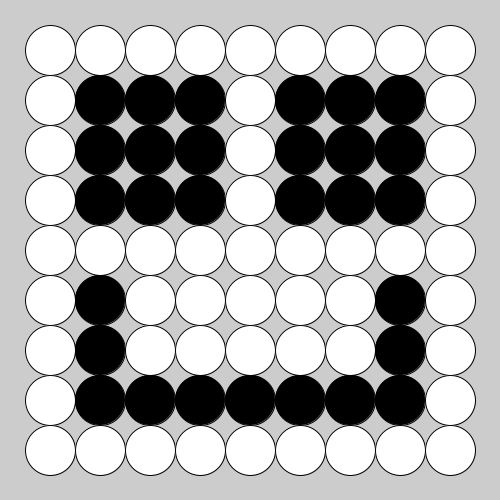
Frame 1 (no input)
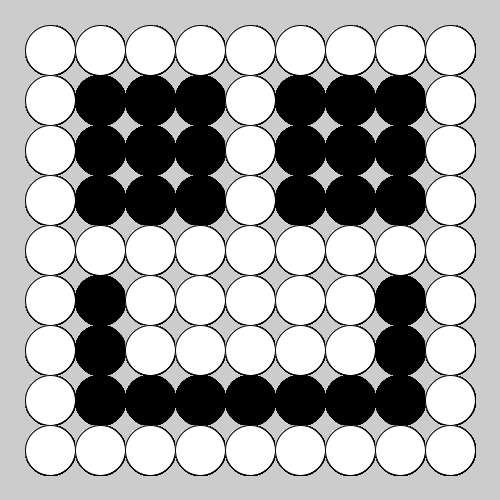
Frame 60 (the mouse pressed at the canvas centre just before this capture)
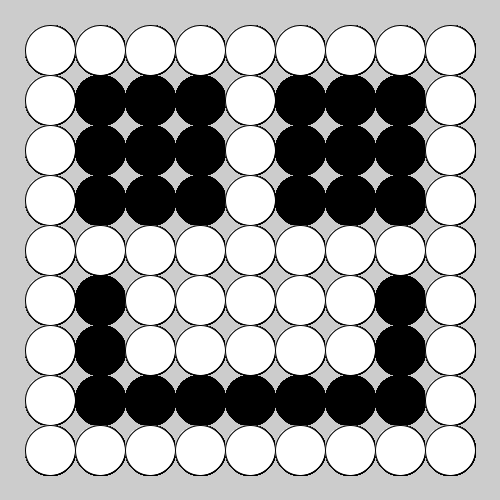
Frame 120 (the mouse held since frame 60 and released just before this capture)

The Processing sketch that drew these frames (run headless with seeded random() and noise(); from frame 60 on, the mouse is pressed at the canvas centre):

// Processing sketch: week04_6
// ── week04_6.pde
void setup(){
  size(500,500);
}
int [][] go={
  {0,0,0,0,0,0,0,0,0},
  {0,1,1,1,0,1,1,1,0},
  {0,1,1,1,0,1,1,1,0},
  {0,1,1,1,0,1,1,1,0},
  {0,0,0,0,0,0,0,0,0},
  {0,1,0,0,0,0,0,1,0},
  {0,1,0,0,0,0,0,1,0},
  {0,1,1,1,1,1,1,1,0},
  {0,0,0,0,0,0,0,0,0}
};
void draw(){
  for(int i=0; i<9; i++){
    for(int j=0; j<9; j++){
      if( go[i][j]==1) fill(0);
      else fill(255);
      ellipse(50+j*50, 50+i*50, 50, 50);
    }
  }
}
